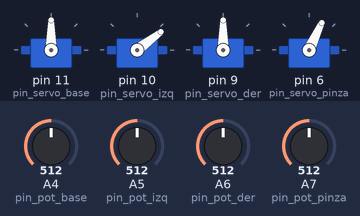
The sketch below on a simulated Arduino Nano, built with avr-gcc and run on an emulated ATmega328P. On the bench: 4 × servo. Inputs (shaded band) come from the test bench; at power-on: A4 (pin_pot_base) = 512, A5 (pin_pot_izq) = 512, A6 (pin_pot_der) = 512, A7 (pin_pot_pinza) = 512.

Above: at 1.2 s.
1.3 s: A4 (pin_pot_base) set to 716
At 2.5 s:
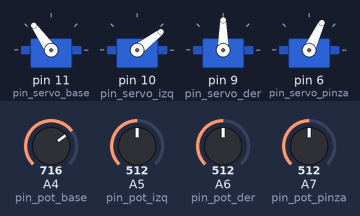
2.8 s: A5 (pin_pot_izq) set to 716
At 4.0 s:
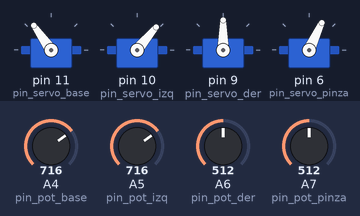
4.3 s: A6 (pin_pot_der) set to 716
At 5.5 s:
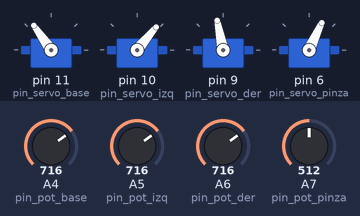
5.8 s: A7 (pin_pot_pinza) set to 306
At 7.0 s:
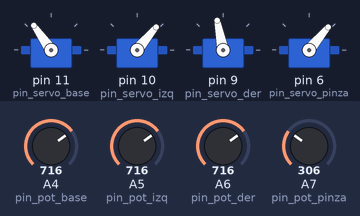
7.3 s: A4 (pin_pot_base) set to 992
At 8.0 s:
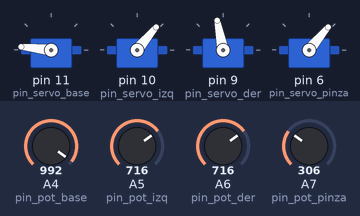
8.8 s: A5 (pin_pot_izq) set to 992
At 9.5 s:
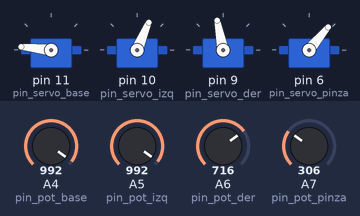
Timing chart, 0 to 11.3 s (numbered marks = the images above; inputs shaded):
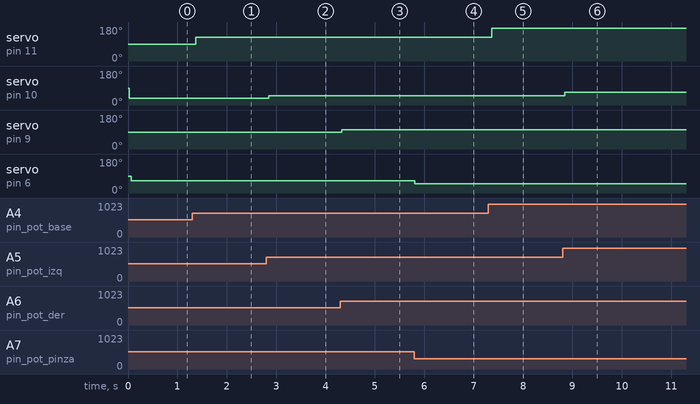

Measured:
- after the input at 1.3 s, servo on pin 11 (pin_servo_base): 90° → 125° after 0.08 s
- after the input at 2.8 s, servo on pin 10 (pin_servo_izq): 37° → 50° after 0.05 s
- after the input at 4.3 s, servo on pin 9 (pin_servo_der): 90° → 101° at once
- after the input at 5.8 s, servo on pin 6 (pin_servo_pinza): 65° → 50° at once
- after the input at 7.3 s, servo on pin 11 (pin_servo_base): 125° → 174° after 0.07 s
- after the input at 8.8 s, servo on pin 10 (pin_servo_izq): 50° → 67° at once

The sketch:

RoboticArm.ino
```cpp
/*
▬▬▬▬▬ Desarrollado por Bitronics ▬▬▬▬▬▬
📱Instagram: https://cutt.ly/FWx8kcv
📱Facebook: https://cutt.ly/QWx8tC6
📹 YouTube: https://cutt.ly/aWx8g8F
 */

#include<Servo.h> //Librería para el uso de servomotores

//----- Declaramos los servos a usar -----
Servo servo_base;
Servo servo_izq;
Servo servo_der;
Servo servo_pinza;
//----------------------------------------

//----- Pines para los servomotores -----
const byte pin_servo_base = 11;
const byte pin_servo_izq = 10;
const byte pin_servo_der = 9;
const byte pin_servo_pinza = 6;
//---------------------------------------

//----- Pines para los potenciómetros -----
const byte pin_pot_base = A4;
const byte pin_pot_izq = A5;
const byte pin_pot_der = A6;
const byte pin_pot_pinza = A7;
//-----------------------------------------

void setup() {
  Serial.begin(9600); //Velocidad de baudio

  //Relacionamos los pines con los servos declarados
  servo_base.attach(pin_servo_base);
  servo_izq.attach(pin_servo_izq);
  servo_der.attach(pin_servo_der);
  servo_pinza.attach(pin_servo_pinza);
  //------------------------------------------------
}

void loop() {
  control_base();
  control_izq();
  control_der();
  control_pinza();

}

void control_base(){
  //Lectura del potenciómetro para el servo de la base
  int value = analogRead(pin_pot_base);
  //Normalización de los valores enviados
  int value_adapt = map(value, 0, 1024, 0, 180);
  //Movimiento del servomotor
  servo_base.write(value_adapt);
  delay(20);
}

void control_izq(){
  //Lectura del potenciómetro para el servo de la izquierda
  int value = analogRead(pin_pot_izq);
  //Normalización de los valores enviados
  int value_adapt = map(value, 0, 1024, 5, 70);
  //Movimiento del servomotor de la izquierda
  servo_izq.write(value_adapt);
  delay(20);
}

void control_der(){
  //Lectura del potenciómetro para el servo de la derecha
  int value = analogRead(pin_pot_der);
  //Normalización de los valores enviados
  int value_adapt = map(value, 0, 1024, 60, 120);
  //Movimiento del servomotor de la derecha
  servo_der.write(value_adapt);
  delay(20);
}

void control_pinza(){
  //Lectura del potenciómetro para el servo de la pinza
  int value = analogRead(pin_pot_pinza);
  //Normalización de los valores enviados
  int value_adapt = map(value, 0, 1024, 30, 100);
  //Movimiento del servomotor de la pinza
  servo_pinza.write(value_adapt);
  delay(20);
}
```
